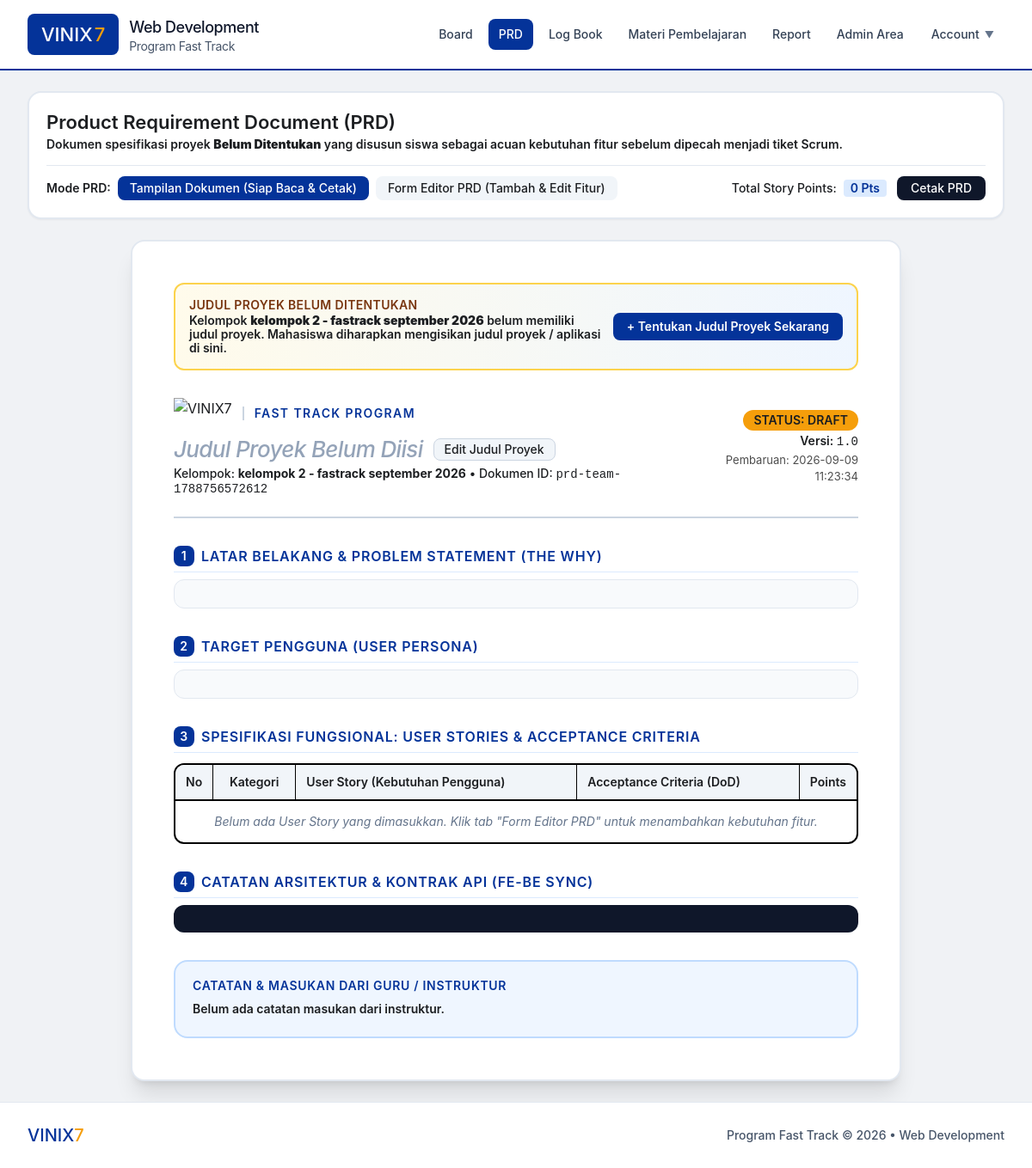
The app's page /prd.php (signed in) with its own data.
### tables this page shows
CREATE TABLE teams (
            id TEXT PRIMARY KEY,
            name TEXT NOT NULL,
            project_title TEXT NOT NULL,
            description TEXT,
            sprint_number INTEGER DEFAULT 1,
            created_at TEXT NOT NULL
        );

### prd.php (the view, shortened to what this page needs)
<?php
require_once __DIR__ . '/includes/header.php';
$stmt = $pdo->prepare("SELECT * FROM prds WHERE team_id = ? ORDER BY updated_at DESC LIMIT 1");
$stmt->execute([$currentTeamId]);
$prd = $stmt->fetch();
if (!$prd) {
    $prd = [
        'id' => 'prd-' . $currentTeamId,
        'team_id' => $currentTeamId,
        'title' => (!empty($currentTeam['project_title']) && $currentTeam['project_title'] !== 'Belum Ditentukan (Diisi di PRD)' && $currentTeam['project_title'] !== 'Belum Ditentukan (Diisi Siswa di PRD)') ? $currentTeam['project_title'] : '',
        'version' => '1.0',
        'status' => 'draft',
        'problem_statement' => '',
        'user_personas' => '',
        'user_stories' => '[]',
        'technical_notes' => '',
        'feedback_teacher' => '',
        'created_at' => date('Y-m-d H:i:s'),
        'updated_at' => date('Y-m-d H:i:s')
    ];
}
$userStories = [];
if (!empty($prd['user_stories'])) {
    $userStories = json_decode($prd['user_stories'], true) ?? [];
}
$projectDisplayTitle = !empty($prd['title'])
    ? $prd['title']
    : ((!empty($currentTeam['project_title']) && $currentTeam['project_title'] !== 'Belum Ditentukan (Diisi di PRD)' && $currentTeam['project_title'] !== 'Belum Ditentukan (Diisi Siswa di PRD)') ? $currentTeam['project_title'] : '');
$viewMode = $_GET['mode'] ?? 'doc';
?>
<div class="space-y-6">
    <div class="no-print bg-white rounded-2xl p-5 border-2 border-slate-200 shadow-sm space-y-4">
        <div class="flex flex-col lg:flex-row lg:items-center justify-between gap-4">
            <div>
                <div class="flex items-center gap-2">
                    <h1 class="text-xl font-black text-black">Product Requirement Document (PRD)</h1>
                </div>
                <p class="text-xs text-black font-semibold mt-1">
                    Dokumen spesifikasi proyek <b><?= htmlspecialchars($projectDisplayTitle ?: 'Belum Ditentukan') ?></b> yang disusun siswa sebagai acuan kebutuhan fitur sebelum dipecah menjadi tiket Scrum.
                </p>
            </div>
        </div>
        <div class="pt-3 border-t border-slate-200 flex flex-wrap items-center justify-between gap-3 text-xs">
            <div class="flex items-center gap-2">
                <span class="font-black text-black">Mode PRD:</span>
                <a href="prd.php?mode=doc" class="px-3.5 py-1.5 rounded-lg font-bold transition flex items-center gap-1.5 <?= $viewMode === 'doc' ? 'bg-[#043399] text-white' : 'bg-slate-100 text-black hover:bg-slate-200' ?>">
                    <span>Tampilan Dokumen (Siap Baca & Cetak)</span>
                </a>
                <a href="prd.php?mode=edit" class="px-3.5 py-1.5 rounded-lg font-bold transition flex items-center gap-1.5 <?= $viewMode === 'edit' ? 'bg-[#f59e0b] text-black font-extrabold shadow-xs' : 'bg-slate-100 text-black hover:bg-slate-200' ?>">
                    <span>Form Editor PRD (Tambah & Edit Fitur)</span>
                </a>
            </div>
            <div class="flex items-center gap-3">
                <div class="flex items-center gap-2">
                    <span class="font-bold text-black">Total Story Points:</span>
                    <span class="font-black px-2 py-0.5 rounded bg-blue-100 text-[#043399]">
                        <?php
                        $totalPts = 0;
                        echo $totalPts . ' Pts';
                        ?>
                    </span>
                </div>
                <button type="button" onclick="window.print()" class="px-4 py-1.5 rounded-lg bg-slate-900 hover:bg-black text-white font-bold text-xs transition active:scale-95 shadow-sm">
                    Cetak PRD
                </button>
            </div>
        </div>
    </div>
    <?php if ($viewMode === 'doc'): ?>
    <div class="bg-white p-8 sm:p-12 max-w-4xl mx-auto rounded-2xl border-2 border-slate-200 shadow-xl print:shadow-none print:border-none print:p-0 space-y-8 text-black">
        <?php if (empty($projectDisplayTitle)): ?>
            <div class="no-print bg-gradient-to-r from-amber-50 to-blue-50 border-2 border-amber-300 rounded-xl p-4 flex flex-col sm:flex-row sm:items-center justify-between gap-3 shadow-xs">
                <div>
                    <div class="text-xs font-black text-amber-900 uppercase tracking-wide">
                        Judul Proyek Belum Ditentukan
                    </div>
                    <p class="text-xs text-black font-semibold mt-0.5">
                        Kelompok <b><?= htmlspecialchars($currentTeam['name']) ?></b> belum memiliki judul proyek. Mahasiswa diharapkan mengisikan judul proyek / aplikasi di sini.
                    </p>
                </div>
                <button type="button" onclick="openEditProjectTitleModal()" class="px-4 py-2 bg-[#043399] hover:bg-[#021f5c] text-white text-xs font-black rounded-lg transition shrink-0 shadow-xs">
                    + Tentukan Judul Proyek Sekarang
                </button>
            </div>
        <?php endif; ?>
        <div class="border-b-2 border-slate-300 pb-6 flex flex-col sm:flex-row sm:items-center justify-between gap-4">
            <div>
                <div class="flex items-center gap-3 mb-2">
                    <img src="logo/LOGO VINIX.png" alt="VINIX7" style="height: 36px; width: auto;" class="object-contain">
                    <span class="text-xs font-black uppercase tracking-widest text-[#043399] border-l-2 border-slate-300 pl-3">Fast Track Program</span>
                </div>
                <div class="flex flex-wrap items-center gap-3">
                    <h1 class="text-2xl font-black text-black uppercase tracking-tight">
                        <?= !empty($projectDisplayTitle) ? htmlspecialchars($projectDisplayTitle) : '<span class="text-slate-400 font-bold normal-case italic">Judul Proyek Belum Diisi</span>' ?>
                    </h1>
                    <button type="button" onclick="openEditProjectTitleModal()" class="no-print px-3 py-1 bg-slate-100 hover:bg-slate-200 text-black border border-slate-300 rounded-lg text-xs font-bold transition flex items-center gap-1 shadow-2xs" title="Ubah Judul Proyek Mahasiswa">
                        <span>Edit Judul Proyek</span>
                    </button>
                </div>
                <div class="text-xs text-black font-bold mt-1">
                    Kelompok: <b><?= htmlspecialchars($currentTeam['name'] ?? 'Tim Fast Track') ?></b> &bull; Dokumen ID: <span class="font-mono"><?= htmlspecialchars($prd['id'] ?? 'prd-1') ?></span>
                </div>
            </div>
            <div class="text-left sm:text-right space-y-1">
                <div class="inline-flex items-center gap-2 px-3 py-1 rounded-full text-xs font-black bg-[#f59e0b] text-black">
                    <span>STATUS: <?= strtoupper(htmlspecialchars($prd['status'] ?? 'Draft')) ?></span>
                </div>
                <div class="text-xs text-black font-semibold">
                    Versi: <span class="font-mono font-bold"><?= htmlspecialchars($prd['version'] ?? '1.0') ?></span>
                </div>
                <div class="text-[11px] text-black/70">
                    Pembaruan: <?= htmlspecialchars($prd['updated_at'] ?? date('Y-m-d')) ?>
                </div>
            </div>
        </div>
        <div class="space-y-2">
            <h2 class="text-sm font-black text-[#043399] uppercase tracking-wider flex items-center gap-2 border-b border-blue-100 pb-1.5">
                <span class="w-6 h-6 rounded-lg bg-[#043399] text-white inline-flex items-center justify-center text-xs font-black">1</span>
                Latar Belakang & Problem Statement (The Why)
            </h2>
            <div class="text-xs font-medium leading-relaxed text-black bg-slate-50 p-4 rounded-xl border border-slate-200">
            </div>
        </div>
        <div class="space-y-2">
            <h2 class="text-sm font-black text-[#043399] uppercase tracking-wider flex items-center gap-2 border-b border-blue-100 pb-1.5">
                <span class="w-6 h-6 rounded-lg bg-[#043399] text-white inline-flex items-center justify-center text-xs font-black">2</span>
                Target Pengguna (User Persona)
            </h2>
            <div class="text-xs font-medium leading-relaxed text-black bg-slate-50 p-4 rounded-xl border border-slate-200">
            </div>
        </div>
        <div class="space-y-3">
            <div class="flex items-center justify-between">
                <h2 class="text-sm font-black text-[#043399] uppercase tracking-wider flex items-center gap-2 border-b border-blue-100 pb-1.5 flex-1">
                    <span class="w-6 h-6 rounded-lg bg-[#043399] text-white inline-flex items-center justify-center text-xs font-black">3</span>
                    Spesifikasi Fungsional: User Stories & Acceptance Criteria
                </h2>
            </div>
            <div class="overflow-x-auto border-2 border-black rounded-xl">
                <table class="w-full text-left border-collapse text-xs text-black">
                    <thead>
                        <tr class="bg-slate-100 border-b-2 border-black">
                            <th class="p-3 font-black border-r border-black w-10 text-center">No</th>
                            <th class="p-3 font-black border-r border-black w-24 text-center">Kategori</th>
                            <th class="p-3 font-black border-r border-black">User Story (Kebutuhan Pengguna)</th>
                            <th class="p-3 font-black border-r border-black">Acceptance Criteria (DoD)</th>
                            <th class="p-3 font-black w-14 text-center">Points</th>
                        </tr>
                    </thead>
                    <tbody>
                        <?php if (empty($userStories)): ?>
                            <tr>
                                <td colspan="5" class="p-4 text-center text-slate-500 italic">
                                    Belum ada User Story yang dimasukkan. Klik tab "Form Editor PRD" untuk menambahkan kebutuhan fitur.
                                </td>
                            </tr>
                        <?php endif; ?>
                    </tbody>
                </table>
            </div>
        </div>
        <div class="space-y-2">
            <h2 class="text-sm font-black text-[#043399] uppercase tracking-wider flex items-center gap-2 border-b border-blue-100 pb-1.5">
                <span class="w-6 h-6 rounded-lg bg-[#043399] text-white inline-flex items-center justify-center text-xs font-black">4</span>
                Catatan Arsitektur & Kontrak API (FE-BE Sync)
            </h2>
            <pre class="text-xs font-mono font-semibold bg-slate-900 text-amber-300 p-4 rounded-xl overflow-x-auto leading-relaxed"><?= htmlspecialchars($prd['technical_notes'] ?? '// Belum ada catatan teknis') ?></pre>
        </div>
        <div class="space-y-2 bg-blue-50 p-5 rounded-2xl border-2 border-blue-200">
            <h2 class="text-xs font-black text-[#043399] uppercase tracking-wider flex items-center gap-2">
                <span>Catatan & Masukan dari Guru / Instruktur</span>
            </h2>
            <p class="text-xs text-black font-semibold leading-relaxed">
                <?= !empty($prd['feedback_teacher']) ? nl2br(htmlspecialchars($prd['feedback_teacher'])) : 'Belum ada catatan masukan dari instruktur.' ?>
            </p>
        </div>
    </div>
    <?php endif; ?>
</div>
<?php require_once __DIR__ . '/includes/footer.php'; ?>

### assets/css/custom.css (style rules this page uses)
:root { --vinix-blue: #043399; --vinix-blue-dark: #021f5c; --vinix-blue-light: #eef3fc; --vinix-yellow: #f59e0b; --vinix-yellow-dark: #d97706; --vinix-yellow-light: #fef8ee; --text-black: #1c1e21; --text-dark: #242526; --text-muted: #65676b; }
html { font-size: 16px; }
body { font-family: 'SF Pro Display', -apple-system, BlinkMacSystemFont, 'Segoe UI', Roboto, Helvetica, Arial, sans-serif; color: var(--text-black); background-color: #f0f2f5; font-size: 16px; line-height: 1.5; -webkit-font-smoothing: antialiased; -moz-osx-font-smoothing: grayscale; }
h1, h2, h3, h4, h5, h6 { font-weight: 600; color: #1c1e21; }
p, span, td, th, label, div, input, textarea, select, button { color: inherit; }
.text-\[11px\] { font-size: 13px !important; }
.text-xs { font-size: 14px !important; }
.text-sm { font-size: 16px !important; }
.text-xl { font-size: 22px !important; }
.text-2xl { font-size: 26px !important; }
.font-black { font-weight: 600 !important; }
.font-bold { font-weight: 500 !important; }
.text-white { color: #ffffff !important; }
.text-black { color: #1c1e21 !important; }

### includes/header.php (style rules this page uses)
body { font-family: 'SF Pro Display', -apple-system, BlinkMacSystemFont, 'Segoe UI', Roboto, Helvetica, Arial, sans-serif; color: #1c1e21; background-color: #f0f2f5; -webkit-font-smoothing: antialiased; -moz-osx-font-smoothing: grayscale; }
h1, h2, h3, h4, h5, h6, p, span, td, th, label, div, input, textarea, select { color: inherit; }
.text-white { color: #ffffff !important; }
.text-black { color: #1c1e21 !important; }

### records on screen
teams: project_title "Belum Ditentukan", name "kelompok 2 - fastrack september 2026", id+project_title "prd-team-1788756572612", id+project_title "DRAFT", id+project_title "1.0", id+project_title "2026-09-09 11:23:34"

### other values on screen
$totalPts "0"
